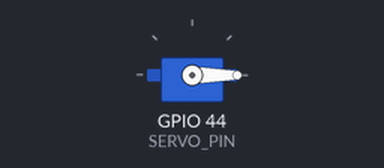
The sketch below on a simulated ESP32. On the bench: servo. Servo pulses on a pin are drawn as a servo (544–2400 µs = 0–180°).

Above: at 0.05 s.
At 0.5 s:
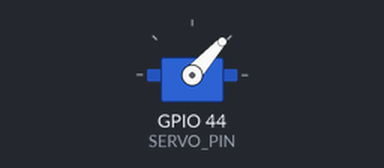
At 0.95 s:
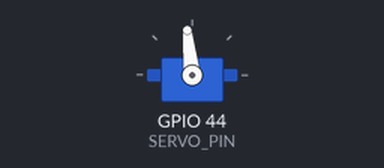
At 1.9 s:
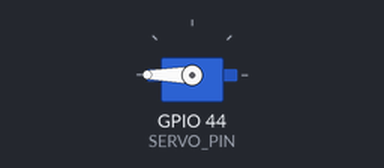
Timing chart, 0 to 4.4 s (numbered marks = the images above):
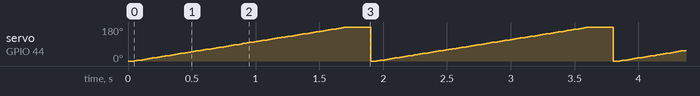

The sketch:

ESp-Servo-02.ino
```cpp
#define SERVO_PIN D7

void setup()
{
   pinMode(SERVO_PIN,OUTPUT);
   ledcSetup(0,50,16);
   ledcAttachPin(SERVO_PIN,0);
}

void loop()
{
   for(int x=0;x<180;x++)
   {
      SetServoPos(x);
      delay(10);
   }
   delay(100);
}

void SetServoPos(float pos)
{
    uint32_t duty = (((pos/180.0)
              *2000)/20000.0*65536.0) + 1634;
         // convert 0-180 degrees to 0-65536

    ledcWrite(0,duty);
        // set channel to pos
}
```

Measured:
- by itself, servo on GPIO 44 (SERVO_PIN): ramps from 0° to 180° and jumps back, once every 1.9 s
